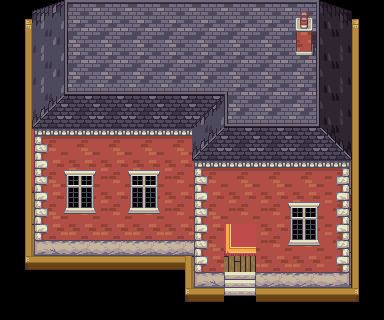

This is a level from a 2D game, rendered from its Tiled map with the project's own tilesets. A one-line summary and the map file follow, with tile-layer data summarised:
An orthogonal 12x10 tile map with 32x32 px tiles, 7 tile layers (floor, indoor0, indoor1, indoor__obstacles0, ...), 6 tilesets and 81 objects.

<map version="1.0" orientation="orthogonal" renderorder="right-down" width="12" height="10" tilewidth="32" tileheight="32" nextobjectid="109">
 <tileset firstgid="1" name="house" tilewidth="32" tileheight="32">
  <image source="../images/tiles/basic/tiles/house.png" width="288" height="224" />
 </tileset>
 <tileset firstgid="64" name="interior" tilewidth="32" tileheight="32">
  <image source="../images/tiles/objects/interior.png" width="512" height="512" />
 </tileset>
 <tileset firstgid="320" name="misc" tilewidth="32" tileheight="32">
  <image source="../images/tiles/atlas/misc.png" width="1024" height="1024" />
 </tileset>
 <tileset firstgid="1344" name="inside" tilewidth="32" tileheight="32">
  <image source="../images/tiles/basic/tiles/inside.png" width="320" height="320" />
 </tileset>
 <tileset firstgid="1444" name="castlefloors" tilewidth="32" tileheight="32">
  <image source="../images/tiles/basic/tiles/castlefloors.png" width="320" height="320" />
 </tileset>
 <tileset firstgid="1544" name="colors" tilewidth="32" tileheight="32">
  <image source="../images/tiles/colors.png" width="192" height="224" />
 </tileset>
 <layer name="floor" width="12" height="10">
  <data>[120 cells, 55 non-empty, 10 distinct tile ids]</data>
 </layer>
 <layer name="indoor0" width="12" height="10">
  <data>[120 cells, 1 non-empty, 1 distinct tile ids]</data>
 </layer>
 <layer name="indoor1" width="12" height="10">
  <data>[120 cells, 61 non-empty, 14 distinct tile ids]</data>
 </layer>
 <layer name="indoor__obstacles0" width="12" height="10">
  <data>[120 cells, 29 non-empty, 28 distinct tile ids]</data>
 </layer>
 <layer name="indoor__obstacles1" width="12" height="10">
  <data>[120 cells, 2 non-empty, 2 distinct tile ids]</data>
 </layer>
 <layer name="outdoor0" width="12" height="10">
  <data>[120 cells, 83 non-empty, 26 distinct tile ids]</data>
 </layer>
 <layer name="outdoor1" width="12" height="10">
  <data>[120 cells, 14 non-empty, 9 distinct tile ids]</data>
 </layer>
 <objectgroup name="collision--indoor" opacity="0.63">
  <object id="3" gid="1544" x="32" y="96" width="32" height="32">
   <properties>
    <property name="height" value="32" />
    <property name="width" value="32" />
   </properties>
  </object>
  <object id="6" gid="1544" x="32" y="128" width="32" height="32">
   <properties>
    <property name="height" value="32" />
    <property name="width" value="32" />
   </properties>
  </object>
  <object id="7" gid="1544" x="32" y="160" width="32" height="32">
   <properties>
    <property name="height" value="32" />
    <property name="width" value="32" />
   </properties>
  </object>
  <object id="8" gid="1544" x="64" y="160" width="32" height="32">
   <properties>
    <property name="height" value="32" />
    <property name="width" value="32" />
   </properties>
  </object>
  <object id="9" gid="1544" x="64" y="128" width="32" height="32">
   <properties>
    <property name="height" value="32" />
    <property name="width" value="32" />
   </properties>
  </object>
  <object id="10" gid="1544" x="96" y="128" width="32" height="32">
   <properties>
    <property name="height" value="32" />
    <property name="width" value="32" />
   </properties>
  </object>
  <object id="13" gid="1544" x="160" y="96" width="32" height="32">
   <properties>
    <property name="height" value="32" />
    <property name="width" value="32" />
   </properties>
  </object>
  <object id="14" gid="1544" x="192" y="96" width="32" height="32">
   <properties>
    <property name="height" value="32" />
    <property name="width" value="32" />
   </properties>
  </object>
  <object id="15" gid="1544" x="224" y="96" width="32" height="32">
   <properties>
    <property name="height" value="32" />
    <property name="width" value="32" />
   </properties>
  </object>
  <object id="16" gid="1544" x="256" y="96" width="32" height="32">
   <properties>
    <property name="height" value="32" />
    <property name="width" value="32" />
   </properties>
  </object>
  <object id="17" gid="1544" x="288" y="96" width="32" height="16">
   <properties>
    <property name="height" value="16" />
    <property name="width" value="32" />
   </properties>
  </object>
  <object id="18" gid="1544" x="320" y="96" width="32" height="32">
   <properties>
    <property name="height" value="32" />
    <property name="width" value="32" />
   </properties>
  </object>
  <object id="19" gid="1544" x="320" y="128" width="32" height="32">
   <properties>
    <property name="height" value="32" />
    <property name="width" value="32" />
   </properties>
  </object>
  <object id="21" gid="1544" x="320" y="192" width="32" height="32">
   <properties>
    <property name="height" value="32" />
    <property name="width" value="32" />
   </properties>
  </object>
  <object id="22" gid="1544" x="320" y="224" width="32" height="32">
   <properties>
    <property name="height" value="32" />
    <property name="width" value="32" />
   </properties>
  </object>
  <object id="23" gid="1544" x="320" y="256" width="32" height="32">
   <properties>
    <property name="height" value="32" />
    <property name="width" value="32" />
   </properties>
  </object>
  <object id="25" gid="1544" x="32" y="224" width="32" height="32">
   <properties>
    <property name="height" value="32" />
    <property name="width" value="32" />
   </properties>
  </object>
  <object id="26" gid="1544" x="32" y="256" width="32" height="32">
   <properties>
    <property name="height" value="32" />
    <property name="width" value="32" />
   </properties>
  </object>
  <object id="28" gid="1544" x="32" y="288" width="32" height="32">
   <properties>
    <property name="height" value="32" />
    <property name="width" value="32" />
   </properties>
  </object>
  <object id="29" gid="1544" x="64" y="288" width="32" height="32">
   <properties>
    <property name="height" value="32" />
    <property name="width" value="32" />
   </properties>
  </object>
  <object id="30" gid="1544" x="96" y="288" width="32" height="32">
   <properties>
    <property name="height" value="32" />
    <property name="width" value="32" />
   </properties>
  </object>
  <object id="31" gid="1544" x="128" y="288" width="32" height="32">
   <properties>
    <property name="height" value="32" />
    <property name="width" value="32" />
   </properties>
  </object>
  <object id="32" gid="1544" x="160" y="288" width="32" height="32">
   <properties>
    <property name="height" value="32" />
    <property name="width" value="32" />
   </properties>
  </object>
  <object id="36" gid="1544" x="320" y="320" width="32" height="32">
   <properties>
    <property name="height" value="32" />
    <property name="width" value="32" />
   </properties>
  </object>
  <object id="37" gid="1544" x="288" y="320" width="32" height="32">
   <properties>
    <property name="height" value="32" />
    <property name="width" value="32" />
   </properties>
  </object>
  <object id="38" gid="1544" x="352" y="320" width="32" height="32">
   <properties>
    <property name="height" value="32" />
    <property name="width" value="32" />
   </properties>
  </object>
  <object id="39" gid="1544" x="352" y="288" width="32" height="32">
   <properties>
    <property name="height" value="32" />
    <property name="width" value="32" />
   </properties>
  </object>
  <object id="40" gid="1544" x="352" y="256" width="32" height="32">
   <properties>
    <property name="height" value="32" />
    <property name="width" value="32" />
   </properties>
  </object>
  <object id="41" gid="1544" x="352" y="224" width="32" height="32">
   <properties>
    <property name="height" value="32" />
    <property name="width" value="32" />
   </properties>
  </object>
  </objectgroup>
 <objectgroup name="collision--outdoor" visible="0" opacity="0.45">
  <!-- 35 objects omitted --></objectgroup>
</map>
<!-- 52 of 81 objects omitted -->
